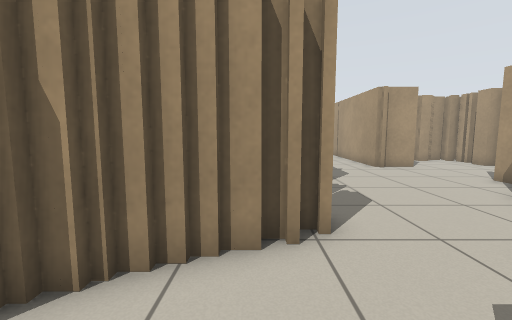
view 1 (above)

21 first-person views from a walk through a Stage world. The camera is 0.86 m above the floor, tilts 6° down and sees 90° across. Floor lines are 1 m apart. The floor is counted in squares, 0.5 m on a side. Each view is taken from the middle of a square. On the plan, view 1 faces up. The plan holds only what a view shows up to about 14 squares ahead; the rest is blank. The place goes on beyond the plan. Robots are left out.

view 2
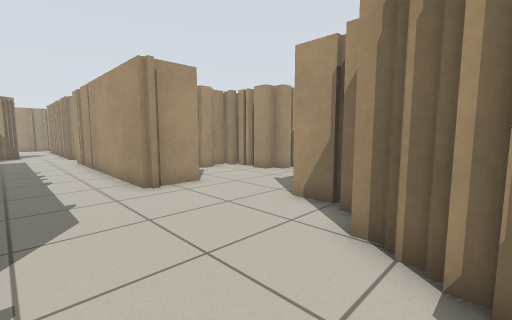

view 3
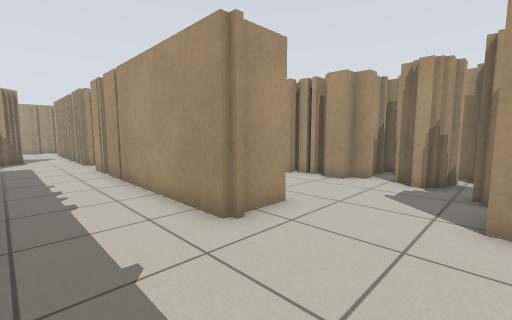

view 4
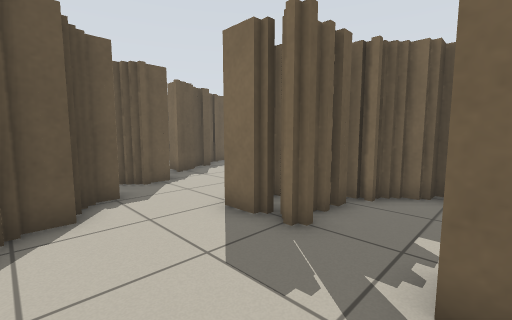

view 5
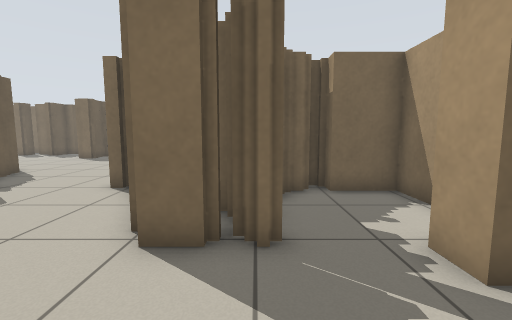

view 6
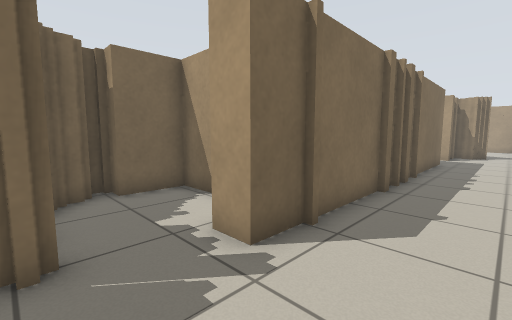

view 7
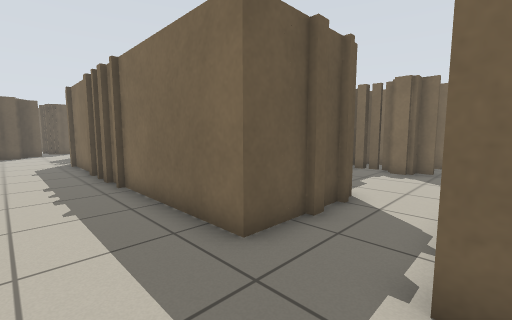

view 8
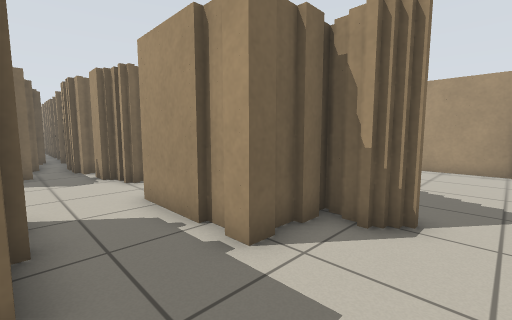

view 9
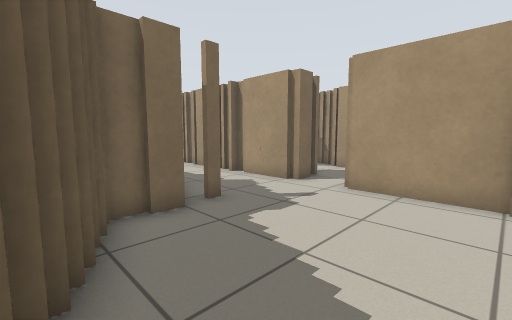

view 10
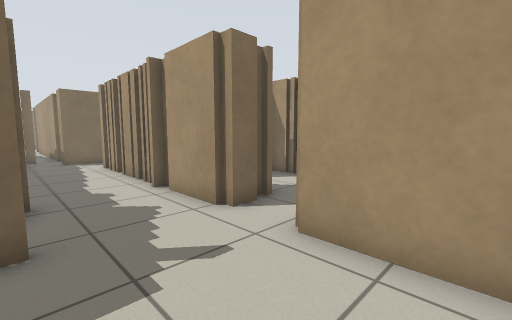

view 11
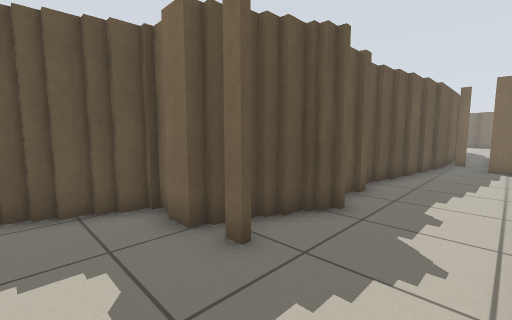

view 12
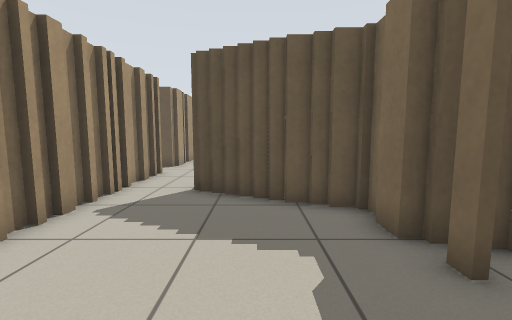

view 13
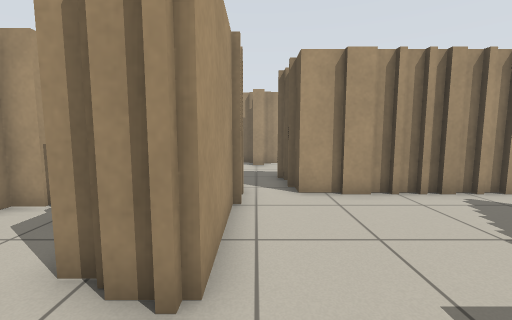

view 14
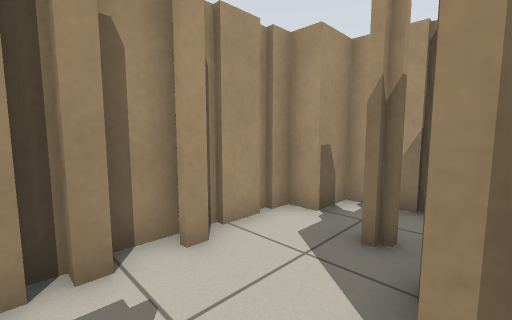

view 15
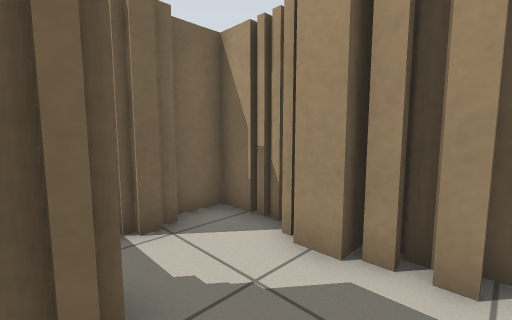

view 16
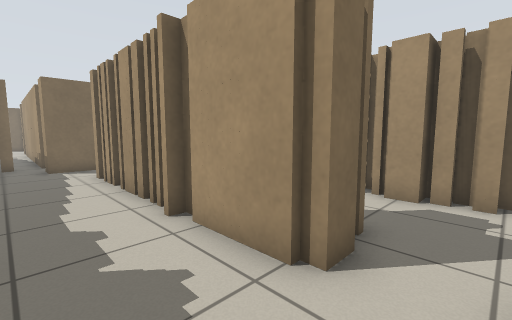

view 17
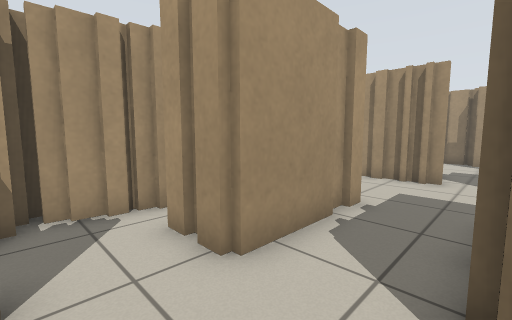

view 18
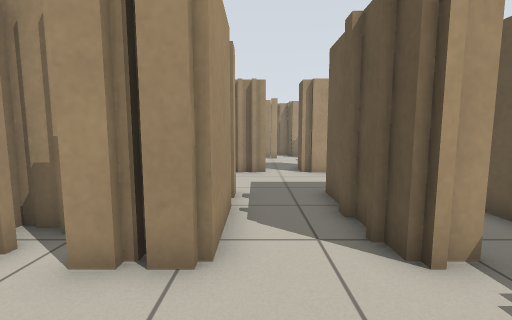

view 19
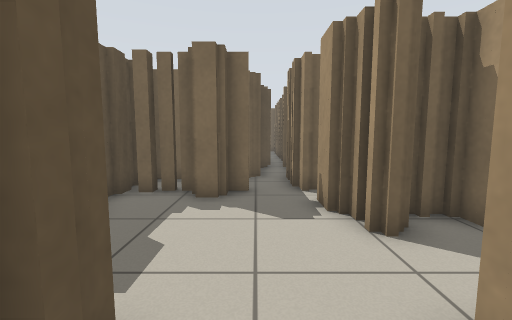

view 20
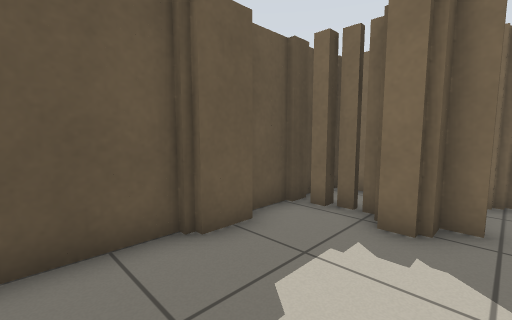

view 21
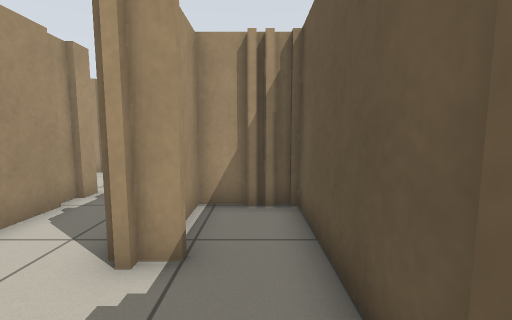

### Floor plan
Key: @ floor where view 1 was taken; # wall or solid block; x gap in a wall; . floor.
Columns run from 13 left of view 1 to 13 right of it. Each row starts with its distance up from view 1.
 42          ###########
 41          #..####..#
 40          #.......##
 39          #. #...##
 38          #  #..###
 37 #. ##########..####
 36 #.................###
 35 #...................#
 34 #..................##
 33 #############......#
 32            ##......#
 31             #......#
 30          ######....#
 29         #########..#
 28         #...#  ##..#
 27         #..##  #...#
 26      ####..#####...#
 25      #.............## .....
 24      #....................x
 23      ##....#####...##
 22       #....#####...#
 21       #.......##...#
 20      ###########...#
 19                #...#
 18                #...#
 17                #...#
 16                #...#   ####
 15                #...#   ..##
 14                #...#  ...##
 13                #...###...##
 12                #..........#
 11                #.........##
 10           ###  #......... #
  9           #...##......###
  8           #...........#
  7           ##........###
  6            ####.....#
  5             ###....##
  4             ###...##
  3           ###....##
  2           #.....##
  1          .......
  0        ......@##
 -1       ......#
 -2     ......###
 -3     ......##
 -4     ...##
 -5     ..
 -6     ..

Where each view was taken, in squares from view 1:
view 1: 0 up, 0 right, facing up
view 2: 5 up, 3 right, facing up-right
view 3: 9 up, 3 right, facing up-right
view 4: 9 up, 5 right, facing down-left
view 5: 6 up, 5 right, facing left
view 6: 6 up, 5 right, facing up-left
view 7: 26 up, 5 right, facing down-left
view 8: 23 up, 5 right, facing up-left
view 9: 29 up, 5 right, facing up-left
view 10: 33 up, 4 right, facing up-left
view 11: 36 up, 2 right, facing down-left
view 12: 36 up, 2 right, facing down
view 13: 36 up, 1 left, facing right
view 14: 38 up, 0 right, facing up-right
view 15: 38 up, 1 right, facing up-left
view 16: 34 up, 1 right, facing up-left
view 17: 23 up, 4 left, facing up-right
view 18: 25 up, 5 left, facing right
view 19: 24 up, 0 right, facing left
view 20: 24 up, 2 left, facing down-left
view 21: 21 up, 5 left, facing right
